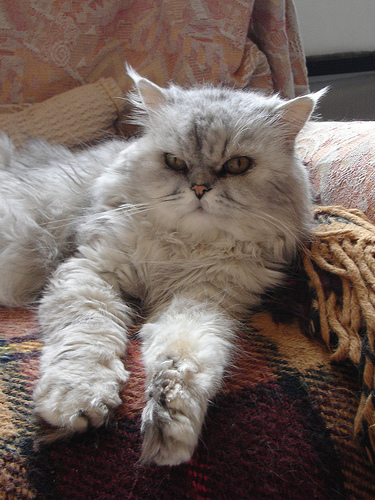
%> input picture readme_cat.jpg, 375 x 500 px
$ octave --eval "map_cat_coordinates;"   (GNU Octave 9; MATLAB toolbox functions it lacks are replaced by stand-ins)
%> lines starting %> are read from the running program, lines starting %| are printed output that depends on the picture; in (x1, y1, x2, y2) boxes, pixels count from 0 and x2, y2 are one past the last pixel; in counts of white or black regions, pixels touching at a corner belong together; the program's own positions count from 1
function map_cat_coordinates()
    clc;clear;

    coors = [175 160 239 162 199 199 149 121 137 78 166 93 281 101 312 96 296 133];

    %image_data size is    500tall   375wide     3
    image_data = imread('readme_cat.jpg');
%> image_data is the input picture: size 500x375x3 uint8; mean R, G, B 116.1, 101.7, 95.2

    for i=1:2:length(coors)
        right = coors(i);
        down = coors(i+1);
        image_data((down-2):(down+2), (right-2):(right+2), 1) = 255;
        image_data((down-2):(down+2), (right-2):(right+2), 2) = 255;
        image_data((down-2):(down+2), (right-2):(right+2), 3) = 0;
    end
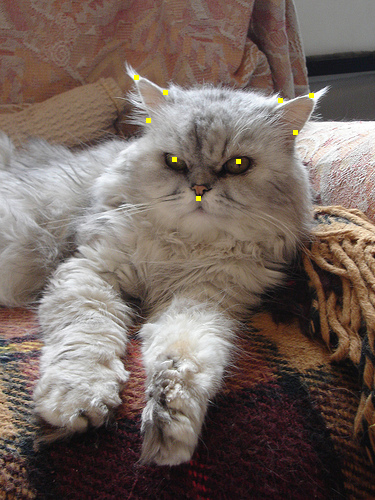
%> image_data: size 500x375x3 uint8; 0.12% of pixels changed, all inside (x1, y1, x2, y2) = (134, 75, 314, 201)

    figure(1)
    imshow(image_data);

    even = coors(2:2:length(coors));
    odd = coors(1:2:length(coors));
    y_min = min(even);
    y_max = max(even);
    x_min = min(odd);
    x_max = max(odd);

    cropped_image_data = imread('readme_cat.jpg');
    cropped_image_data = cropped_image_data(y_min:y_max, x_min:x_max, :);
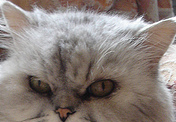
%> cropped_image_data: size 122x176x3 uint8; mean R, G, B 137.9, 127.7, 122.6

    figure(2)
    imshow(cropped_image_data);


    larger_cropped_image_data = imread('readme_cat.jpg');

    [y_limit, x_limit, ~] = size(larger_cropped_image_data);
%> y_limit = 500; x_limit = 375

    width = x_max - x_min;
    height = y_max - y_min;

    y_min = y_min - 0.25 * height;
    y_max = y_max + 0.25 * height;
    x_min = x_min - 0.25 * width;
    x_max = x_max + 0.25 * width;

    if x_min < 1
        x_min = 1;
    end
    if y_min < 1
        y_min = 1;
    end
    if x_max > x_limit
        x_max = x_limit;
    end
    if y_max > y_limit
        y_max = y_limit;
    end
    %set each to xmax ymax or 0 if out of bounds
    larger_cropped_image_data = larger_cropped_image_data(y_min:y_max, x_min:x_max, :);
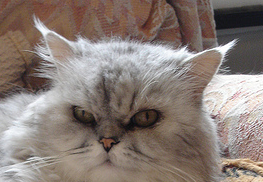
%> larger_cropped_image_data: size 182x263x3 uint8; mean R, G, B 137.3, 124.6, 118.1

    figure(3)
    imshow(larger_cropped_image_data);

    larger_cropped_image_data = imresize(larger_cropped_image_data,[150 NaN]);
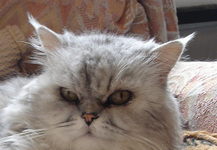
%> larger_cropped_image_data: size 150x217x3 uint8; mean R, G, B 137.3, 124.6, 118.1
    lvl = graythresh(larger_cropped_image_data);
%> lvl = 0.549
    processedImage = im2bw(larger_cropped_image_data,lvl);
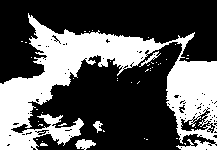
%> processedImage: size 150x217 logical; 34.9% white; 45 white regions (41 under 20 px), largest, box (x1, y1, x2, y2) and area: (0, 13, 217, 150) 10988, (75, 139, 96, 150) 142, (139, 51, 161, 67) 72, (93, 121, 103, 133) 60

    figure(4)
    imshow(processedImage);


%> (the run ends here)
